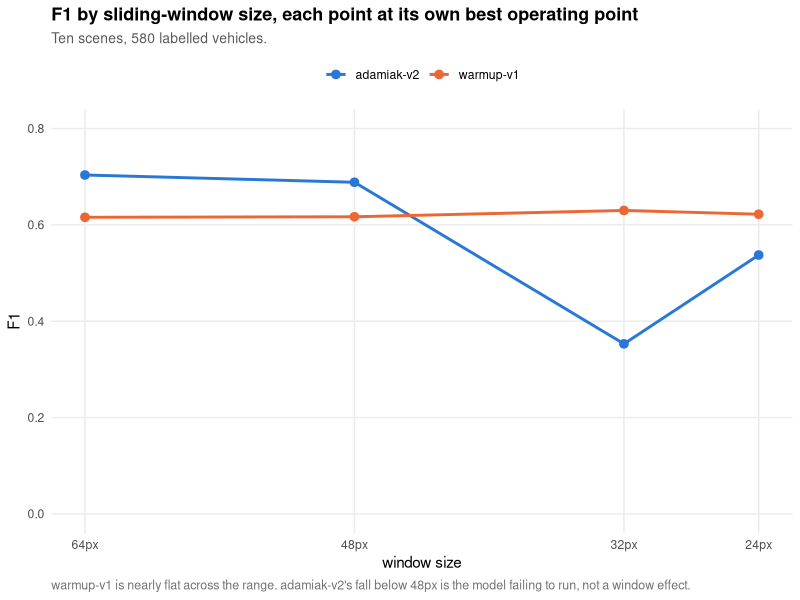
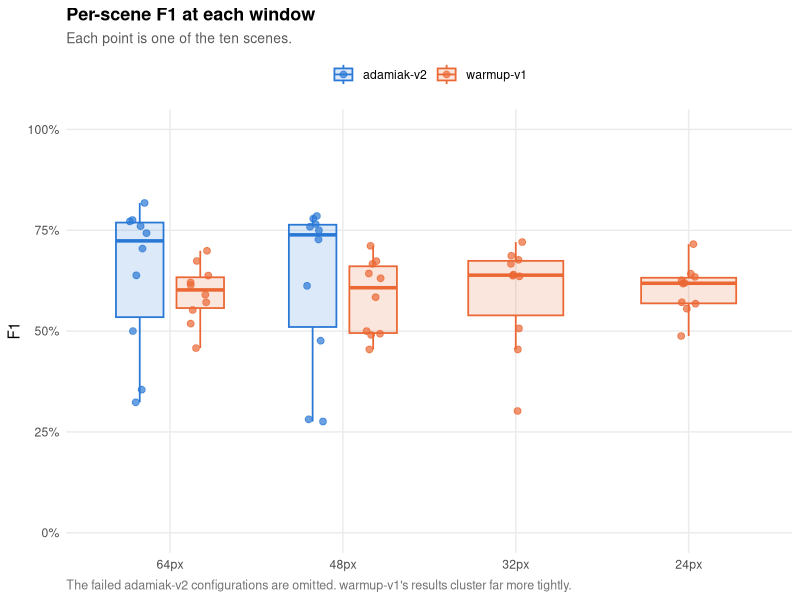
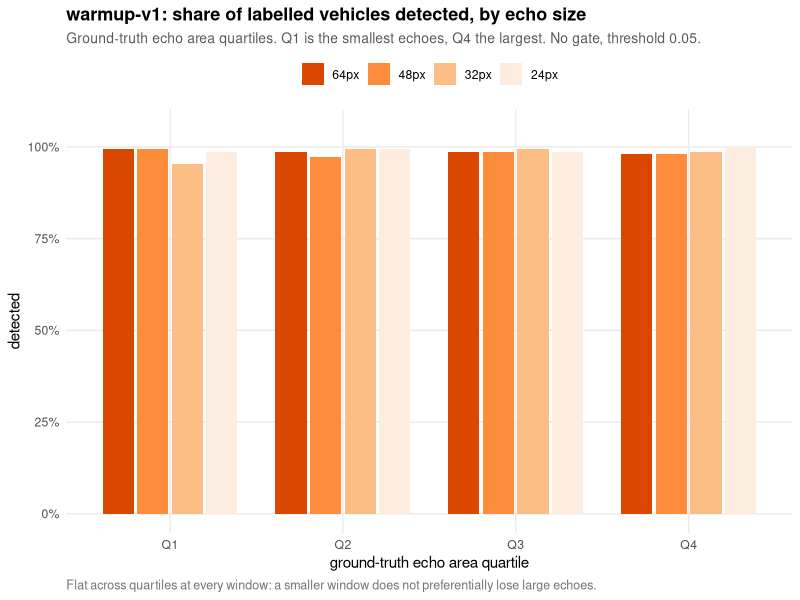

Generate these figures, in order, with R:
## ---- chunk 1
knitr::opts_chunk$set(echo = FALSE, message = FALSE, warning = FALSE, dpi = 150, fig.retina = 2)
suppressPackageStartupMessages({
  library(readr); library(dplyr); library(tidyr); library(ggplot2); library(forcats); library(scales)
})
PAL <- c("adamiak-v2" = "#2a78d6", "warmup-v1" = "#eb6834", "nojitter-v1" = "#2fa968")
theme_set(theme_minimal(base_size = 11) +
  theme(panel.grid.minor = element_blank(),
        plot.title = element_text(face = "bold", size = 13),
        plot.subtitle = element_text(colour = "grey35", size = 10),
        plot.caption = element_text(colour = "grey45", size = 9, hjust = 0),
        strip.text = element_text(face = "bold"),
        legend.position = "top", legend.title = element_blank()))

res    <- read_csv("data/window_results.csv", show_col_types = FALSE)
per    <- read_csv("data/window_per_scene.csv", show_col_types = FALSE)
gtarea <- read_csv("data/window_gt_area_recall.csv", show_col_types = FALSE)
scenes <- read_csv("data/scenes.csv", show_col_types = FALSE)

# nojitter-v1's collection was still running when this was generated; it is reported
# separately rather than mixed into comparisons it cannot yet support.
COMPLETE <- res |> filter(model != "nojitter-v1")
USED <- unique(per$scene)
## ---- chunk 2
scenes |>
  filter(scene %in% USED) |>
  transmute(Scene = scene, Corridor = corridor, Vehicles = labelled_vehicles,
            `Area (km²)` = round(valid_km2, 1),
            `Vehicles per km²` = round(labelled_vehicles / valid_km2, 2),
            Band = ifelse(labelled_vehicles / valid_km2 >= 6, "dense",
                   ifelse(labelled_vehicles / valid_km2 < 2.5, "sparse", "mid"))) |>
  arrange(desc(`Vehicles per km²`))
## ---- chunk 3
COMPLETE |>
  transmute(Model = model, Window = paste0(window, "px"),
            Gate = gate, Threshold = thr, `Dedup (px)` = dedup,
            TP, FP, FN,
            Precision = round(P, 3), Recall = round(R, 3), F1 = round(F1, 3),
            `Count ratio` = round(ratio, 2)) |>
  arrange(Model, desc(Window))
## ---- chunk 4
COMPLETE |>
  ggplot(aes(window, F1, colour = model)) +
  geom_line(linewidth = 1) + geom_point(size = 2.6) +
  scale_colour_manual(values = PAL) +
  scale_x_reverse(breaks = c(64, 48, 32, 24), labels = paste0(c(64, 48, 32, 24), "px")) +
  scale_y_continuous(limits = c(0, 0.8)) +
  labs(title = "F1 by sliding-window size, each point at its own best operating point",
       subtitle = "Ten scenes, 580 labelled vehicles.",
       x = "window size", y = "F1",
       caption = "warmup-v1 is nearly flat across the range. adamiak-v2's fall below 48px is the model failing to run, not a window effect.")
## ---- chunk 5
per |>
  filter(model != "nojitter-v1", !(model == "adamiak-v2" & window %in% c(24, 32))) |>
  mutate(w = factor(paste0(window, "px"), levels = paste0(c(64, 48, 32, 24), "px"))) |>
  ggplot(aes(w, F1, colour = model, fill = model)) +
  geom_boxplot(alpha = 0.16, width = 0.55, outlier.shape = NA, linewidth = 0.6,
               position = position_dodge(width = 0.7)) +
  geom_point(position = position_jitterdodge(jitter.width = 0.12, dodge.width = 0.7),
             alpha = 0.7, size = 2) +
  scale_colour_manual(values = PAL) + scale_fill_manual(values = PAL) +
  scale_y_continuous(limits = c(0, 1), labels = percent_format(accuracy = 1)) +
  labs(title = "Per-scene F1 at each window", subtitle = "Each point is one of the ten scenes.",
       x = NULL, y = "F1",
       caption = "The failed adamiak-v2 configurations are omitted. warmup-v1's results cluster far more tightly.")
## ---- chunk 6
per |>
  filter(model != "nojitter-v1") |>
  group_by(Model = model, Window = paste0(window, "px")) |>
  summarise(Scenes = n(), `F1 mean` = round(mean(F1), 3), `F1 SD` = round(sd(F1), 3),
            `F1 min` = round(min(F1), 3), `F1 max` = round(max(F1), 3),
            `Recall SD` = round(sd(R), 3), `Ratio SD` = round(sd(ratio), 3), .groups = "drop") |>
  arrange(Model, desc(Window))
## ---- chunk 7
per |>
  filter(model != "nojitter-v1", !(model == "adamiak-v2" & window %in% c(24, 32))) |>
  group_by(Model = model, Window = paste0(window, "px"), Band = band) |>
  summarise(Scenes = n(), Vehicles = sum(vehicles),
            F1 = round(2 * sum(TP) / pmax(2 * sum(TP) + sum(FP) + sum(FN), 1), 3),
            Recall = round(sum(TP) / pmax(sum(TP) + sum(FN), 1), 3),
            `Count ratio` = round(sum(det) / pmax(sum(vehicles), 1), 2), .groups = "drop") |>
  mutate(Band = factor(Band, levels = c("dense", "mid", "sparse"))) |>
  arrange(Model, desc(Window), Band)
## ---- chunk 8
gtarea |>
  filter(model == "warmup-v1") |>
  group_by(window, quartile) |>
  summarise(recall = mean(found), n = n(), .groups = "drop") |>
  mutate(w = factor(paste0(window, "px"), levels = paste0(c(64, 48, 32, 24), "px"))) |>
  ggplot(aes(quartile, recall, fill = w)) +
  geom_col(position = position_dodge(width = 0.8), width = 0.72) +
  scale_y_continuous(limits = c(0, 1.05), labels = percent_format(accuracy = 1)) +
  scale_fill_brewer(palette = "Oranges", direction = -1) +
  labs(title = "warmup-v1: share of labelled vehicles detected, by echo size",
       subtitle = "Ground-truth echo area quartiles. Q1 is the smallest echoes, Q4 the largest. No gate, threshold 0.05.",
       x = "ground-truth echo area quartile", y = "detected",
       caption = "Flat across quartiles at every window: a smaller window does not preferentially lose large echoes.")
## ---- chunk 9
gtarea |>
  filter(model != "nojitter-v1", !(model == "adamiak-v2" & window %in% c(24, 32))) |>
  group_by(Model = model, Window = paste0(window, "px"), Quartile = quartile) |>
  summarise(Vehicles = n(), Detected = round(mean(found), 3), .groups = "drop") |>
  pivot_wider(names_from = Quartile, values_from = c(Vehicles, Detected)) |>
  arrange(Model, desc(Window))
